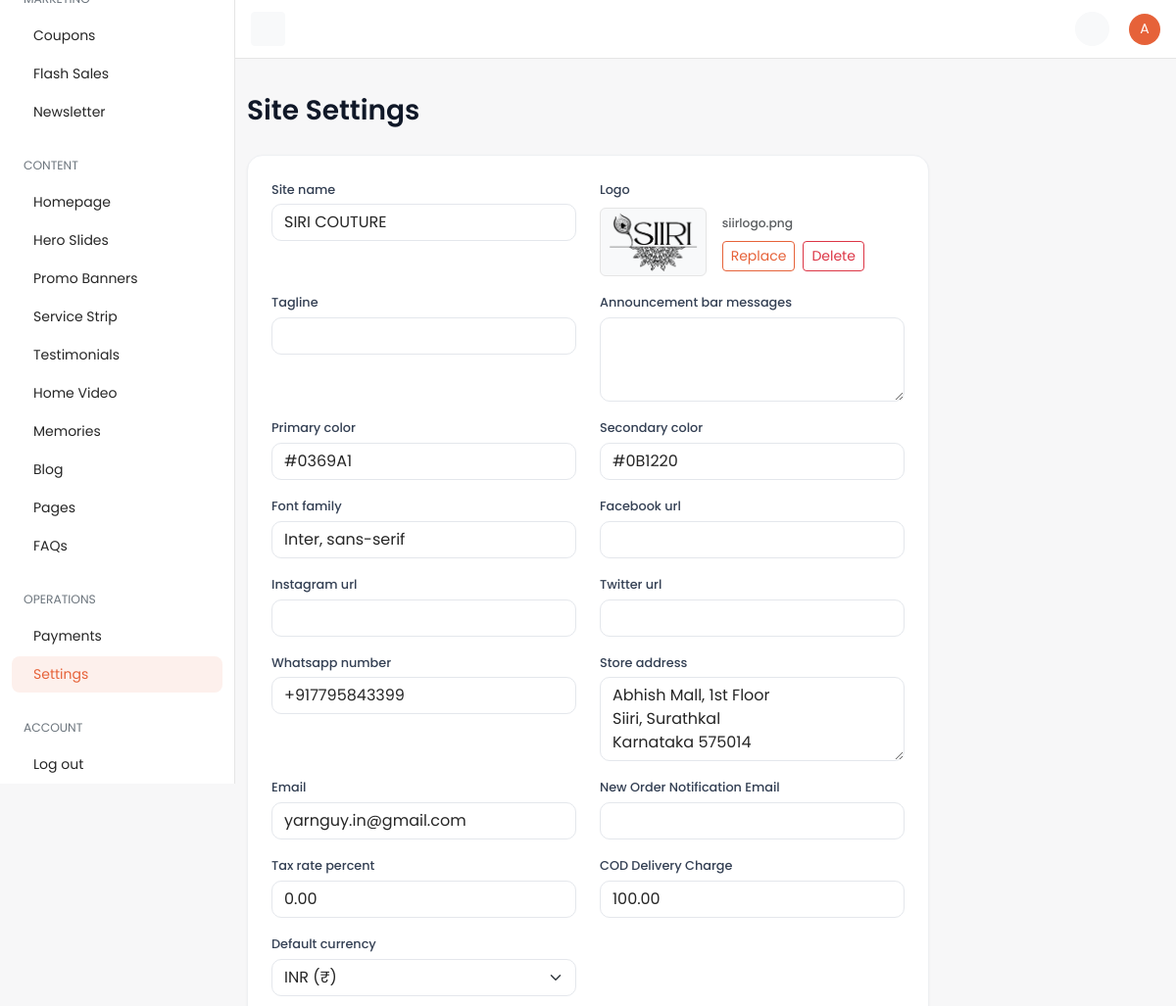
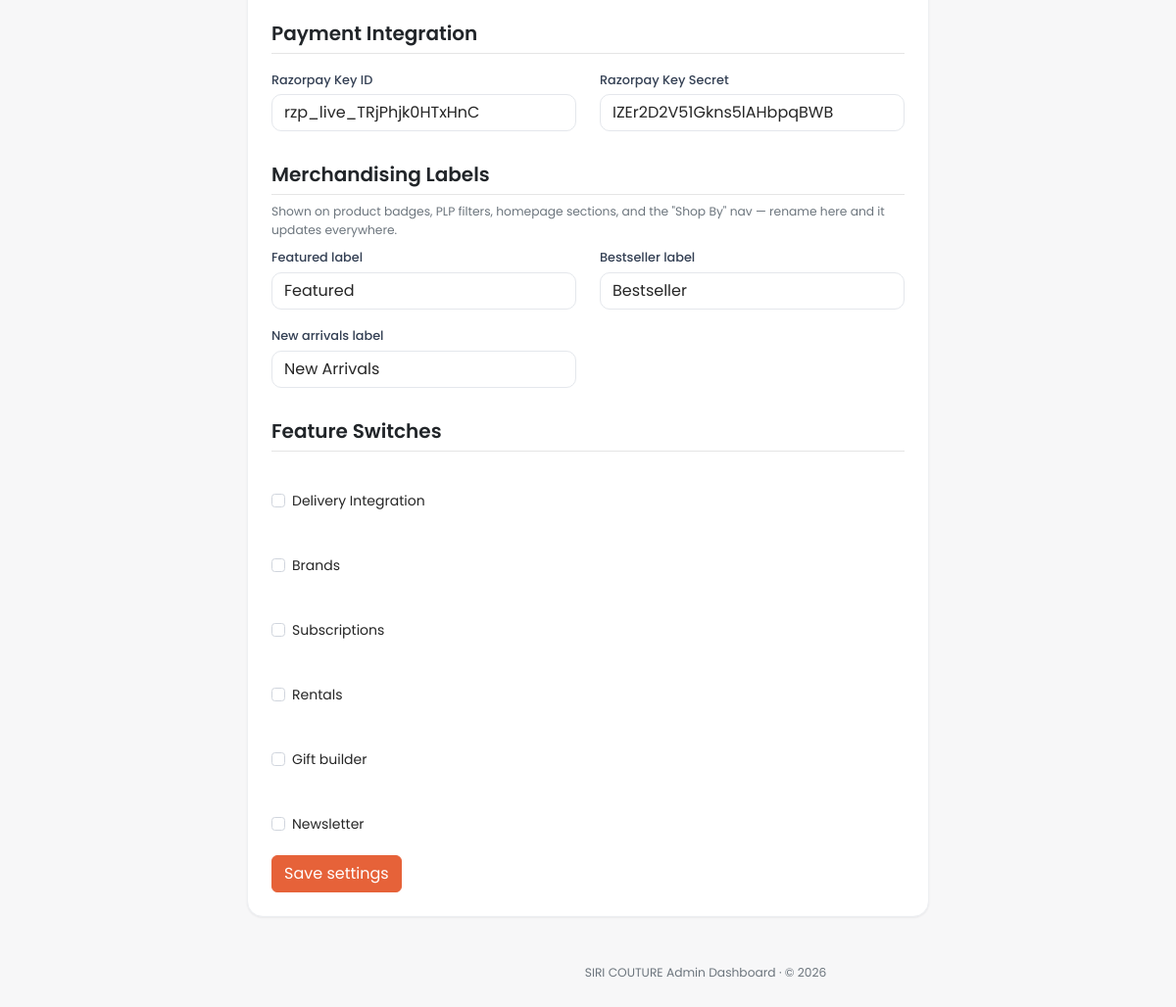
/dashboard/settings/ (signed in), run on the app's committed database (2 pictures, top to bottom).
### core/models.py (models this page shows, shortened)
class TimeStampedModel(models.Model):
    created_at = models.DateTimeField(
        auto_now_add=True,
        db_index=True,
        verbose_name="Created at",
        help_text="Timestamp when this record was first created.",
    )
    updated_at = models.DateTimeField(
        auto_now=True,
        db_index=True,
        verbose_name="Updated at",
        help_text="Timestamp when this record was last modified.",
    )
    class Meta:
        abstract = True

class SiteSettings(TimeStampedModel):
    site_name = models.CharField(max_length=120, default="SIRI COUTURE")
    logo = models.ImageField(upload_to="site/", blank=True, null=True, verbose_name="Logo")
    primary_color = models.CharField(max_length=7, default="#0369A1")
    secondary_color = models.CharField(max_length=7, default="#0B1220")
    font_family = models.CharField(max_length=120, default="Inter, sans-serif")
    facebook_url = models.URLField(blank=True)
    instagram_url = models.URLField(blank=True)
    twitter_url = models.URLField(blank=True)
    whatsapp_number = models.CharField(max_length=20, blank=True)
    store_address = models.TextField(
        blank=True,
        verbose_name="Store address",
        help_text="Physical store address shown in the footer, contact page, and about page.",
    )
    vendor_email = models.EmailField(
        blank=True,
        verbose_name="Vendor Email",
        help_text="Email address to receive quote requests and contact inquiries.",
    )
    order_notification_email = models.EmailField(
        blank=True,
        verbose_name="Order Notification Email",
        help_text="Email address to notify whenever a new order is placed. Leave blank to disable.",
    )
    default_currency = models.ForeignKey(
        Currency,
        on_delete=models.PROTECT,
        null=True,
        blank=True,
        related_name="+",
    )
    default_language = models.CharField(max_length=5, default="en")
    tax_rate_percent = models.DecimalField(max_digits=5, decimal_places=2, default=0)
    cod_delivery_charge = models.DecimalField(max_digits=10, decimal_places=2, default=50, verbose_name="COD Delivery Charge")
    card_gateway_public_key_env = models.CharField(
        max_length=80,
        default="CARD_GATEWAY_PUBLIC_KEY",
        help_text="Environment variable name for the card gateway public key.",
    )
    qatar_gateway_public_key_env = models.CharField(
        max_length=80,
        default="QATAR_GATEWAY_PUBLIC_KEY",
        blank=True,
    )
    order_email_template_slug = models.CharField(max_length=80, default="order-status")
    whatsapp_template_slug = models.CharField(max_length=80, default="order-whatsapp")
    razorpay_key_id = models.CharField(
        max_length=120,
        blank=True,
        verbose_name="Razorpay Key ID",
        help_text="Razorpay Key ID / Test Key ID for payment processing.",
    )
    razorpay_key_secret = models.CharField(
        max_length=120,
        blank=True,
        verbose_name="Razorpay Key Secret",
        help_text="Razorpay Key Secret / Test Key Secret for payment signature verification.",
    )
    site_tagline = models.CharField(
        max_length=80,
        blank=True,
        verbose_name="Tagline",
        help_text="Short line shown under the logo in the header (e.g. the brand strapline). Leave blank to hide.",
    )
    announcement_messages = models.TextField(
        blank=True,
        verbose_name="Announcement bar messages",
        help_text=(
            "One message per line, shown in the bar at the top of the storefront. Optionally start a line with an "
            "icon name and a colon, e.g. 'truck: Your text'. Icons: truck, shield, globe, star, headset, return, "
            "card, gift, heart, leaf, weave. Leave blank to hide the bar."
        ),
    )
    delivery_integration_enabled = models.BooleanField(
        default=True,
        verbose_name="Delivery Integration",
        help_text=(
            "ON: courier (Delhivery) shipments, tracking and webhooks work as usual. "
            "OFF: all courier UI is hidden and shipment status is updated manually from the dashboard."
        ),
    )
    featured_label = models.CharField(
        max_length=40,
        default="Featured",
        verbose_name="Featured label",
        help_text="Display text for featured products — badge, filter, homepage section, and nav all use this.",
    )
    bestseller_label = models.CharField(
        max_length=40,
        default="Bestseller",
        verbose_name="Bestseller label",
        help_text="Display text for bestseller products — badge, filter, homepage section, and nav all use this.",
    )
    new_arrival_label = models.CharField(
        max_length=40,
        default="New Arrivals",
        verbose_name="New arrivals label",
        help_text="Display text for new arrival products — badge, filter, homepage section, and nav all use this.",
    )
    brands_enabled = models.BooleanField(default=False, verbose_name="Brands")
    subscriptions_enabled = models.BooleanField(default=False, verbose_name="Subscriptions")
    rentals_enabled = models.BooleanField(default=False, verbose_name="Rentals")
    gift_builder_enabled = models.BooleanField(default=False, verbose_name="Gift builder")
    newsletter_enabled = models.BooleanField(default=True, verbose_name="Newsletter")
    class Meta:
        verbose_name = "Site settings"
        verbose_name_plural = "Site settings"

### dashboard/views/misc.py (the view)
# urls.py: path("settings/", misc.settings_view, name="settings"),
@dashboard_required
@require_http_methods(["GET", "POST"])
def settings_view(request: HttpRequest) -> HttpResponse:
    instance = SiteSettings.objects.first()
    if request.method == "POST":
        form = forms.SiteSettingsForm(request.POST, request.FILES, instance=instance)
        if form.is_valid():
            form.save()
            messages.success(request, "Settings saved.")
            return redirect("dashboard:settings")
    else:
        form = forms.SiteSettingsForm(instance=instance)
    _style(form)
    return render(
        request,
        "dashboard/settings.html",
        {"nav_section": "settings", "page_title": "Settings", "form": form},
    )

### dashboard/templates/dashboard/settings.html (shortened to what this page needs)
{% extends "dashboard/base.html" %}
{% block page_title %}Site Settings{% endblock %}
{% block content %}
<div class="row">
  <div class="col-12 col-xl-9">
    <div class="card">
      <div class="card-body p-4">
        <form method="post" enctype="multipart/form-data" novalidate>
          <div class="row">
            {% for field in form %}
            {% if field.name == 'razorpay_key_id' %}
            <div class="col-12 mt-3 mb-2">
              <h5 class="border-bottom pb-2 fw-semibold text-dark">Payment Integration</h5>
            </div>
            {% endif %}
            {% if field.name == 'featured_label' %}
            <div class="col-12 mt-3 mb-2">
              <h5 class="border-bottom pb-2 fw-semibold text-dark">Merchandising Labels</h5>
              <p class="text-secondary small mb-0">Shown on product badges, PLP filters, homepage sections, and the "Shop By" nav — rename here and it updates everywhere.</p>
            </div>
            {% endif %}
            {% if field.name == 'delivery_integration_enabled' %}
            <div class="col-12 mt-3 mb-2">
              <h5 class="border-bottom pb-2 fw-semibold text-dark">Feature Switches</h5>
            </div>
            {% endif %}
            <div class="{% if field.field.widget.input_type == 'checkbox' %}col-12{% else %}col-md-6{% endif %} mb-3">
              {% if field.name == 'logo' %}
                <label class="form-label" for="{{ field.id_for_label }}">{{ field.label }}</label>
                <div class="d-flex flex-wrap align-items-center gap-3 mt-1">
                  <div id="logo-preview-container" class="border rounded p-1 bg-light" style="{% if not form.instance.logo %}display: none;{% endif %}">
                    <img id="logo-preview-img" src="{% if form.instance.logo %}{{ form.instance.logo.url }}{% endif %}" alt="Logo" style="height: 60px; max-width: 150px; object-fit: contain;">
                  </div>
                  <div class="d-flex flex-column gap-2">
                    <div>
                      <span id="logo-filename" class="text-muted small fw-medium">
                        {% if form.instance.logo %}{{ form.instance.logo.name|cut:"site/" }}{% else %}No file chosen{% endif %}
                      </span>
                    </div>
                    <div class="d-flex gap-2">
                      <button type="button" class="btn btn-sm btn-outline-primary" onclick="document.getElementById('{{ field.id_for_label }}').click()">
                        {% if form.instance.logo %}Replace{% else %}Choose File{% endif %}
                      </button>
                      {% if form.instance.logo %}
                      <label id="logo-delete-btn" class="btn btn-sm btn-outline-danger mb-0">
                        "> Delete
                      </label>
                      {% endif %}
                    </div>
                  </div>
                </div>
              {% elif field.field.widget.input_type == 'checkbox' %}
              <div class="form-check mt-4">{{ field }}<label class="form-check-label" for="{{ field.id_for_label }}">{{ field.label }}</label></div>
              {% else %}
              <label class="form-label" for="{{ field.id_for_label }}">{{ field.label }}</label>
              {{ field }}
              {% endif %}
            </div>
            {% endfor %}
          </div>
          <button type="submit" class="btn btn-primary">Save settings</button>
        </form>
      </div>
    </div>
  </div>
</div>
{% endblock %}

### dashboard/templates/dashboard/base.html (shortened to what this page needs)
{% load static %}
<!DOCTYPE html>
<html lang="en">
<head>
  <link href="https://cdn.jsdelivr.net/npm/bootstrap@5.3.3/dist/css/bootstrap.min.css" rel="stylesheet" />
  <link href="https://cdn.jsdelivr.net/npm/@tabler/icons-webfont@3.31.0/dist/tabler-icons.min.css" rel="stylesheet" />
  <link href="{% static 'dashboard/css/dashboard.css' %}" rel="stylesheet" />
</head>
<body>
  {% include "dashboard/partials/_topbar.html" %}
  {% include "dashboard/partials/_sidebar.html" %}
  <main id="content" class="content py-10">
    <div class="container-fluid">
      {% block page_header %}
      <div class="d-flex flex-column flex-md-row justify-content-between align-items-md-center mb-4 gap-2">
        <div>
          <h1 class="fs-3 mb-1">{% block page_title %}Dashboard{% endblock %}</h1>
        </div>
      </div>
      {% endblock %}
      {% block content %}{% endblock %}
      <div class="row">
        <div class="col-12">
          <footer class="text-center py-2 mt-6 text-secondary">
            <p class="mb-0 small">{{ site_settings.site_name }} Admin Dashboard · &copy; {% now "Y" %}</p>
          </footer>
        </div>
      </div>
    </div>
  </main>
</body>
</html>

### dashboard/templates/dashboard/partials/_topbar.html (shortened to what this page needs)
{% load static %}
<nav id="topbar" class="navbar bg-white border-bottom fixed-top topbar px-3">
  <button id="toggleBtn" class="d-none d-lg-inline-flex btn btn-light btn-icon btn-sm" type="button">
  </button>
  <div>
    <ul class="list-unstyled d-flex align-items-center mb-0 gap-1">
      <li>
        <a class="position-relative btn-icon btn-sm btn-light btn rounded-circle" data-bs-toggle="dropdown"
           aria-expanded="false" href="#" role="button">
        </a>
      </li>
      <li class="ms-3 dropdown">
        <a href="#" role="button" data-bs-toggle="dropdown" aria-expanded="false">
          <span class="avatar avatar-sm avatar-primary rounded-circle">
            <span class="avatar-initials rounded-circle">{{ request.user.get_username|slice:":1"|upper }}</span>
          </span>
        </a>
      </li>
    </ul>
  </div>
</nav>

### data on the page
SiteSettings: form "SIRI COUTURE" "#0369A1" "#0B1220" "Inter, sans-serif" "+917795843399" "Abhish Mall, 1st Floor Siiri, Surathkal Karnataka 575014" "yarnguy.in@gmail.com" "0.00" "100.00" "INR (₹)" "rzp_live_TRjPhjk0HTxHnC" "IZEr2D2V51Gkns5lAHbpqBWB" "Featured" "Bestseller" "New Arrivals", logo (picture), instance.logo.name "siirlogo.png", site_name "SIRI COUTURE"

### other printed values
{{ request.user.get_username|slice:":1"|upper }} "A"
{{ field.label }} "Site name" "Tagline" "Announcement bar messages" "Primary color" "Secondary color" "Font family" "Facebook url" "Instagram url" "Twitter url" "Whatsapp number" "Store address" "Email" "New Order Notification Email" "Tax rate percent" "COD Delivery Charge" "Default currency" "Razorpay Key ID" "Razorpay Key Secret" "Featured label" "Bestseller label" "New arrivals label"
{{ field.label }} "Logo"
{{ field.label }} "Delivery Integration" "Brands" "Subscriptions" "Rentals" "Gift builder" "Newsletter"
